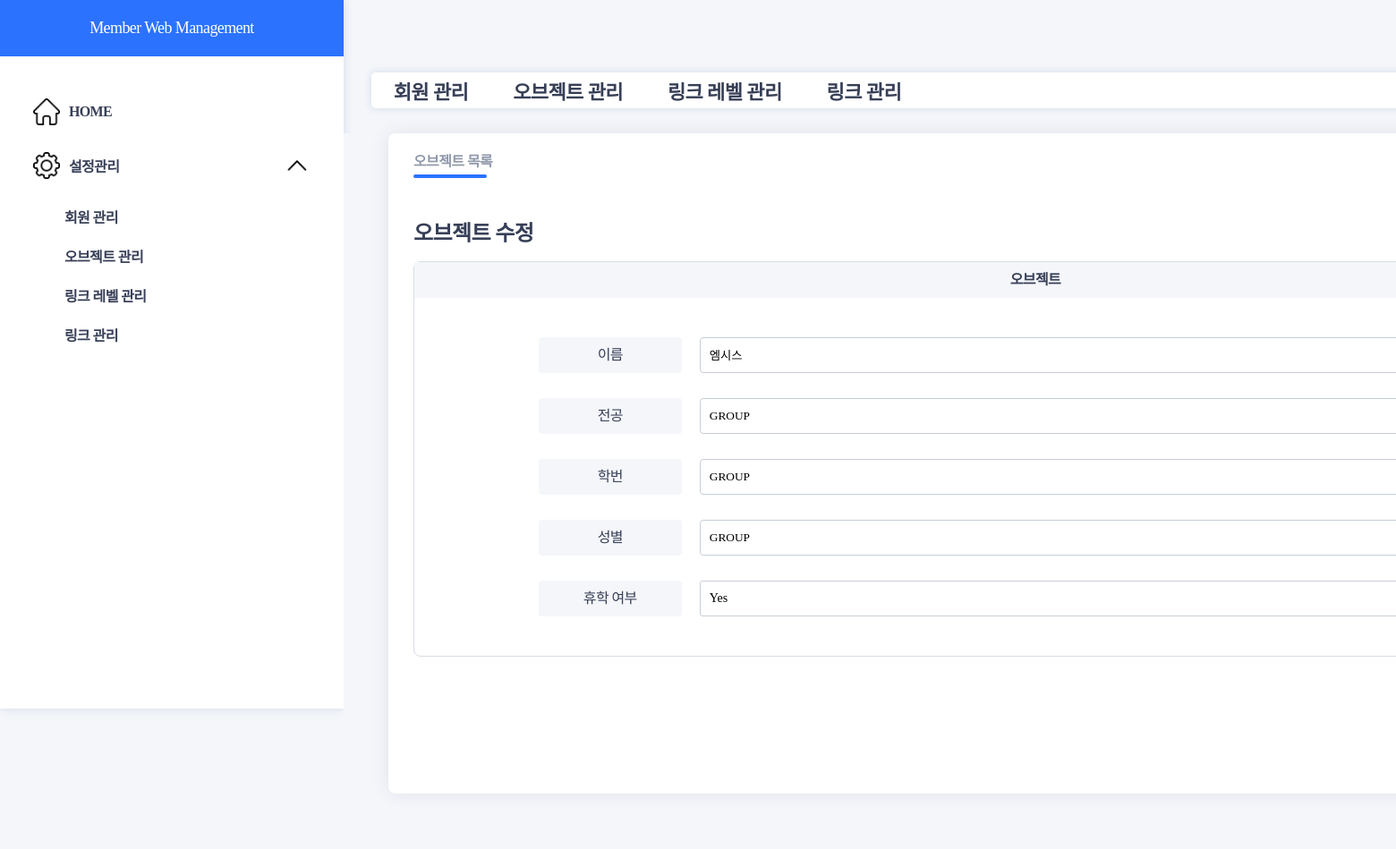
The page /objectView/2 (signed in) on the database its author committed.
### main/models.py (models this page shows, shortened)
class Member(models.Model):
    name = models.CharField(max_length=20) # name PK
    createrd_at = models.DateField(auto_now_add=True)
    gender = models.CharField(max_length=20)
    parent = models.ForeignKey('self', on_delete=models.CASCADE, related_name='over', null=True, blank=True)
    department = models.CharField(max_length=50)
    studentID = models.CharField(max_length=50)
    type = models.BooleanField(default=0)# 1이면 그룹임
    notSchool = models.BooleanField(default=0)# 휴학 여부

### main/views.py (the view, shortened to what this page needs)
# urls.py: path('objectView/<int:id>', objectView, name="objectView"),
def objectView(request,id):
    if not request.user.is_authenticated:
        return redirect("login:login")
    objec = get_object_or_404(Member, id=id)
    attribute = {'object':objec}
    if not request.method=="POST":
        print("흠")
        return render(request, "object/objectView.html", attribute)

### templates/object/objectView.html (shortened to what this page needs)
{% extends 'navVertical.html' %}
	{% load static %}
	{% block css %}
	<link href="{% static 'css/objectView.css' %}" rel="stylesheet" type="text/css" >
	{% endblock %}
	{% block content %}
	<div class="main">
		<div class="container">
			<div class="list-con">
				<form action="{% url 'mainpages:objectView' object.id %}", method="POST">
					<ul class="sublist-tab">
						<li class="moving-tab" id="horizontal-tab"></li>
						<li class="sl-st" onclick="sublistTab(0)" style="margin-right:25px;">
							<a href="/objectList">오브젝트 목록</a>
						</li>
					</ul>
					<div class="table-list">
						<div class="tbtop-con">
							<h3>오브젝트 수정</h3>
						</div>
						<div class="table-wrap">
							<table class="common-table objr-table">
								<colgroup>
									<col width="65%"/>
								</colgroup>
								<thead>
									<tr>
										<th><span>오브젝트</span></th>
									</tr>
								</thead>
								<tbody>
									<tr>
										<td class="obji-wrap">
											<ul class="obj-inf">
												<li>
													<div class="inf-tbox">이름</div>
													<input type="text" name = "username" id = "username" value="{{object.name}}">
												</li>
												<li>
													<div class="inf-tbox">전공</div>
													<input type="text" name = "department" id = "department" value="{{object.department}}">
												</li>
												<li>
													<div class="inf-tbox">학번</div>
													<input type="text" name = "studentID" id = "studentID" value="{{object.studentID}}">
												</li>
												<li>
													<div class="inf-tbox">성별</div>
													<input type="text" name = "gender" id = "gender" value="{{object.gender}}">
												</li>
												<li>
													<div class="inf-tbox">휴학 여부</div>
													<select name = "notSchool" id ="notSchool" value="{{object.notScholl}}">
														<option value="Yes">Yes</option>
													</select>
												</li>
											</ul>
										</td>
									</tr>
								</tbody>
							</table>
						</div>
						<div class="btn-wrap">
						</div>
					</form>
				</div>
			</div>
		</div>
	</div>
	{% endblock %}

### static/css/default.css (style rules this page uses)
* { box-sizing: border-box; outline: none; }
html, body { width: 100%; height: 100%; font-size: 16px; }
ol, ul, li { list-style: none; }
h1, h2, h3, h4, h5, h6 { font-weight: normal; font-size: 100%; }
form, fieldset { border: 0; }
a, a:link { text-decoration: none; }
input[type="text"] { outline: none; }

### static/css/main.css (style rules this page uses)
* { margin: 0; padding: 0; box-sizing: border-box; }
ul,li { list-style: none; }
a { text-decoration: none; color: inherit; font-family: 'Pretendard'; }
html,body { position: relative; width: 1920px; overflow-y:hidden; height:100%; font-family: 'Pretendard'; font-weight: 500; letter-spacing:-0.6px !important; color:#373F57; }
select { position:relative; font-family: 'Pretendard'; font-size:14px; appearance:none; background:url(../images/select-aw.png) no-repeat right 10px center; background-size:12px; background-color:#fff; }
input { accent-color:#2B72FF; font-family: 'Pretendard'; }
table { table-layout:fixed; border-spacing:0; }
.main { width: 100%; height: 100%; background: #F4F6FA; }
.container { margin-left: 10px; padding: 0 40px; }
.list-con { height: auto; background: #fff; margin-top: 28px; box-shadow: 0 0 20px rgba(55,63,87,10%); border-radius: 8px; padding: 0 28px; }
.sublist-tab { height: 60px; position: relative; display: flex; align-items: center; }
#horizontal-tab { position: absolute; border-bottom: 4px solid #2B72FF; border-radius: 50px; left: 0; top: 46px; transition: all .3s; }
.sublist-tab>.sl-st { color: #9099AB; font-weight: 800; }
.table-list { margin-top: 16px; height: auto; }
.table-list .tbtop-con { display: flex; align-items: flex-end; justify-content: space-between; padding: 16px 0; }
.table-list .tbtop-con>h3 { font-size: 24px; font-weight: 800; }
.common-table { width: 100%; border-radius: 8px; font-size: 14px; border: 1px solid #D7DCE5; }
.common-table tr { height: 40px; text-align: center; }
.common-table thead>tr>th { background: #F4F6FA; }
.common-table thead>tr>th:first-child { border-radius: 8px 0 0 0; }
.common-table thead>tr>th:last-child { border-radius: 0 8px 0 0; }
.common-table thead>tr>th>span { display: inline-block; height: 22px; line-height: 22px; border-right: 1px solid #C7CDD8; width: 100%; }
.common-table thead>tr>th:last-child>span { border-right: 0; }
.common-table tbody tr>td select { width: 75%; height: 26px; border: 1px solid #C7CDD8; border-radius: 3px; padding:0 10px; }
.btn-wrap { display:flex; justify-content:flex-end; column-gap:10px; padding:20px 0 40px 0; }

### static/css/objectView.css (style rules this page uses)
#horizontal-tab { width: 82px; }
.list-con { min-height:738px; }
.objr-table { height: 442px; font-size: 16px !important; }
.obji-wrap { display: flex; height: 100%; justify-content: center; align-items: center; }
.obj-inf { width: 80%; max-height:320px; overflow-y:auto; }
.obj-inf>li { display: flex; column-gap: 20px; margin-bottom: 28px; }
.obj-inf>li:last-child { margin: 0; }
.obj-inf>li > .inf-tbox { width: 160px; height:40px; line-height: 40px; background: #F4F6FA; font-weight: 500; border-radius: 4px; }
.obj-inf > li > input { width: 75%; outline: none; border: 1px solid #C7CDD8; border-radius: 4px; padding: 0 10px; }
.obj-inf > li > select { height: 40px !important; }

### templates/navVertical.html (style rules this page uses)
body { background-color: #F4F6FA; }

### rows shown on the page
Member: username "엠시스", department "GROUP", studentID "GROUP", gender "GROUP"
